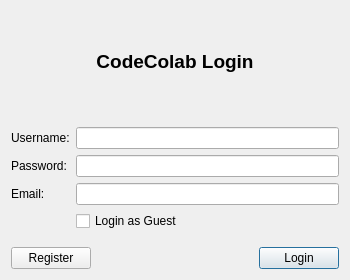
<?xml version="1.0" encoding="UTF-8"?>
<ui version="4.0">
    <class>LoginDialog</class>
    <widget class="QDialog" name="LoginDialog">
        <property name="geometry">
            <rect>
                <x>0</x>
                <y>0</y>
                <width>350</width>
                <height>280</height>
            </rect>
        </property>
        <property name="windowTitle">
            <string>CodeColab - Login</string>
        </property>
        <layout class="QVBoxLayout" name="verticalLayout">
            <item>
                <widget class="QLabel" name="titleLabel">
                    <property name="font">
                        <font>
                            <pointsize>14</pointsize>
                            <weight>75</weight>
                            <bold>true</bold>
                        </font>
                    </property>
                    <property name="text">
                        <string>CodeColab Login</string>
                    </property>
                    <property name="alignment">
                        <set>Qt::AlignCenter</set>
                    </property>
                </widget>
            </item>
            <item>
                <spacer name="verticalSpacer">
                    <property name="orientation">
                        <enum>Qt::Vertical</enum>
                    </property>
                    <property name="sizeType">
                        <enum>QSizePolicy::Fixed</enum>
                    </property>
                    <property name="sizeHint" stdset="0">
                        <size>
                            <width>20</width>
                            <height>10</height>
                        </size>
                    </property>
                </spacer>
            </item>
            <item>
                <layout class="QFormLayout" name="formLayout">
                    <item row="0" column="0">
                        <widget class="QLabel" name="usernameLabel">
                            <property name="text">
                                <string>Username:</string>
                            </property>
                        </widget>
                    </item>
                    <item row="0" column="1">
                        <widget class="QLineEdit" name="usernameEdit"/>
                    </item>
                    <item row="1" column="0">
                        <widget class="QLabel" name="passwordLabel">
                            <property name="text">
                                <string>Password:</string>
                            </property>
                        </widget>
                    </item>
                    <item row="1" column="1">
                        <widget class="QLineEdit" name="passwordEdit">
                            <property name="echoMode">
                                <enum>QLineEdit::Password</enum>
                            </property>
                        </widget>
                    </item>
                    <item row="2" column="0">
                        <widget class="QLabel" name="emailLabel">
                            <property name="text">
                                <string>Email:</string>
                            </property>
                        </widget>
                    </item>
                    <item row="2" column="1">
                        <widget class="QLineEdit" name="emailEdit"/>
                    </item>
                    <item row="3" column="1">
                        <widget class="QCheckBox" name="guestCheckBox">
                            <property name="text">
                                <string>Login as Guest</string>
                            </property>
                        </widget>
                    </item>
                </layout>
            </item>
            <item>
                <spacer name="verticalSpacer_2">
                    <property name="orientation">
                        <enum>Qt::Vertical</enum>
                    </property>
                    <property name="sizeType">
                        <enum>QSizePolicy::Fixed</enum>
                    </property>
                    <property name="sizeHint" stdset="0">
                        <size>
                            <width>20</width>
                            <height>10</height>
                        </size>
                    </property>
                </spacer>
            </item>
            <item>
                <layout class="QHBoxLayout" name="horizontalLayout">
                    <item>
                        <widget class="QPushButton" name="registerButton">
                            <property name="text">
                                <string>Register</string>
                            </property>
                        </widget>
                    </item>
                    <item>
                        <spacer name="horizontalSpacer">
                            <property name="orientation">
                                <enum>Qt::Horizontal</enum>
                            </property>
                            <property name="sizeHint" stdset="0">
                                <size>
                                    <width>40</width>
                                    <height>20</height>
                                </size>
                            </property>
                        </spacer>
                    </item>
                    <item>
                        <widget class="QPushButton" name="loginButton">
                            <property name="text">
                                <string>Login</string>
                            </property>
                            <property name="default">
                                <bool>true</bool>
                            </property>
                        </widget>
                    </item>
                </layout>
            </item>
        </layout>
    </widget>
    <resources/>
    <connections/>
</ui>
